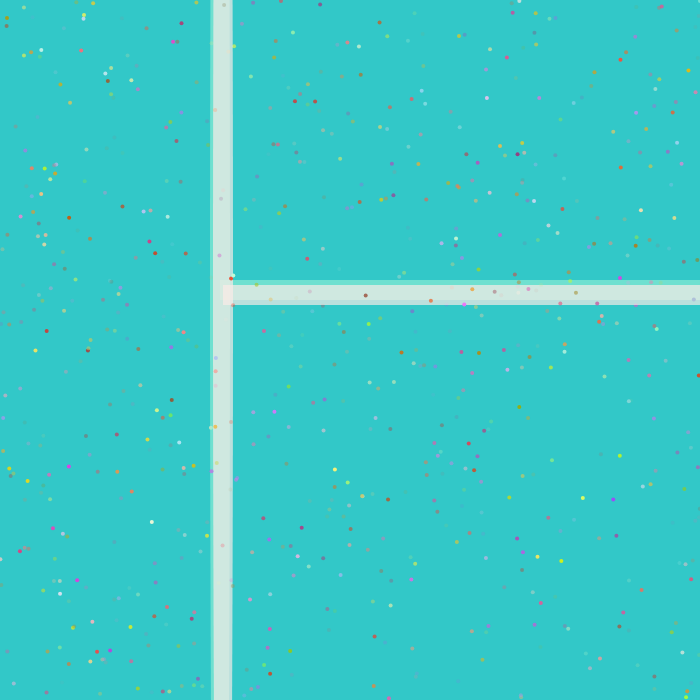
Frame 1 (no input)
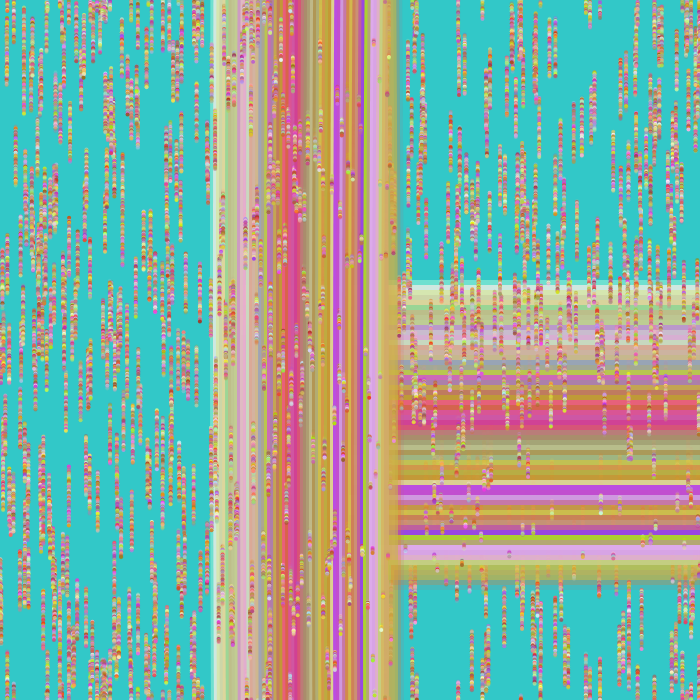
Frame 60 (no input)
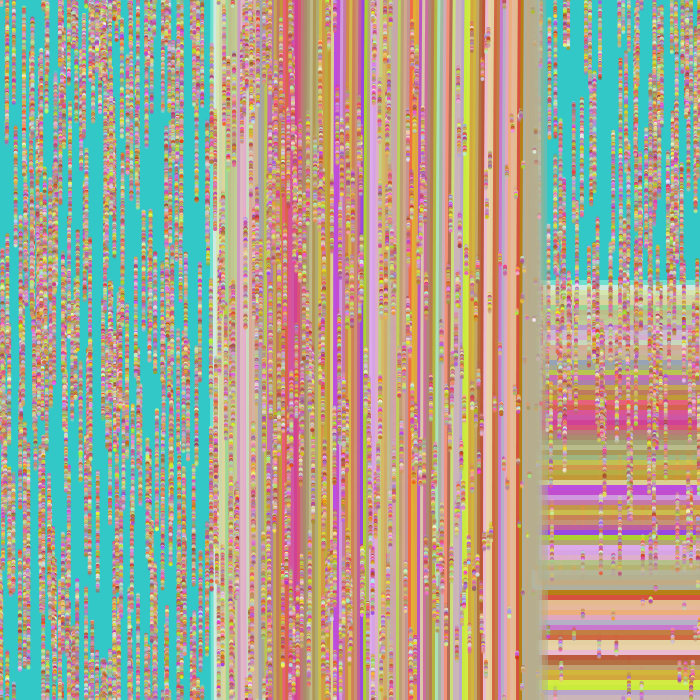
Frame 120 (the mouse pressed at the canvas centre since frame 60)

The p5.js sketch that drew these frames (run headless with seeded random() and noise() and a simulated clock; from frame 60 on, the mouse is pressed at the canvas centre):

// p5.js sketch
// ── sketch.js
let circles = [];

let ball;


let x = 220;
let y = 280;
let xspeed = 3;
let yspeed = 5;

let r = 20;
function setup() {
   alert('When you run the program it starts drawing lines vertically as it draws the lines it starts drawing circles with rectangles. As circles and rectangles move the lines overdraw on the previous drawing. It changes the position of the rectangle and circles everytime. focus was on color, lines ,circles  and rectangle')
  createCanvas(700, 700);
  background(50, 200, 200);
  for(let i = 0; i < 700; i++) {
    circles[i] = new p5.Vector(random(width), random(height));
  }
}

function draw() {

  for(let i = 0; i < circles.length; i++) {
    fill(random(150, 255), random(50, 255),random(10, 255), random(20, 255));
    noStroke();
    circles[i].y++;
    if(circles[i].y > height) {
      circles[i].y = 1;
      
      ellipse(x, y, r*1, r*100);
      rect(x, y, r*100, r*1);
  
    x += xspeed;
    y += yspeed;
    if (x > height - r || x < r) {
      xspeed = -xspeed;
    }
    if (y > width - r || y < r) {
      yspeed = -yspeed;
  }


}
      
    circle(circles[i].x, circles[i].y, 4);
      
    }

  }
